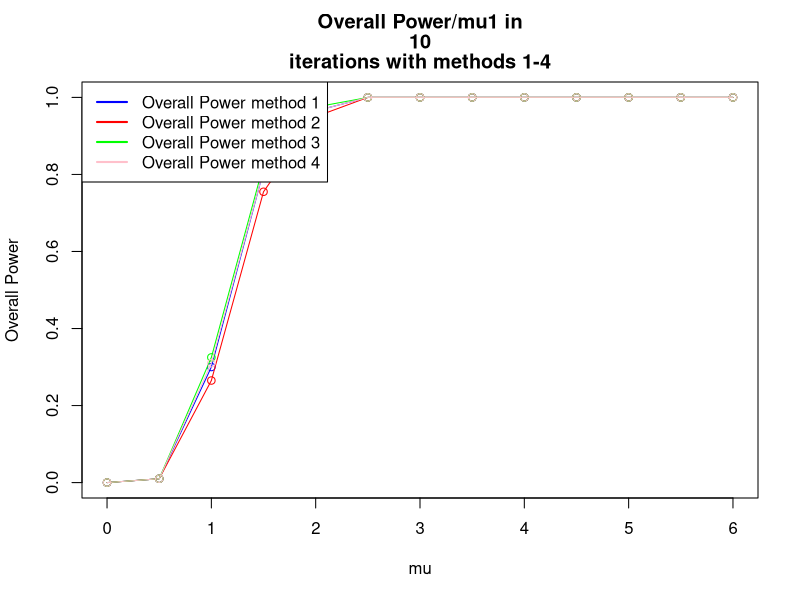
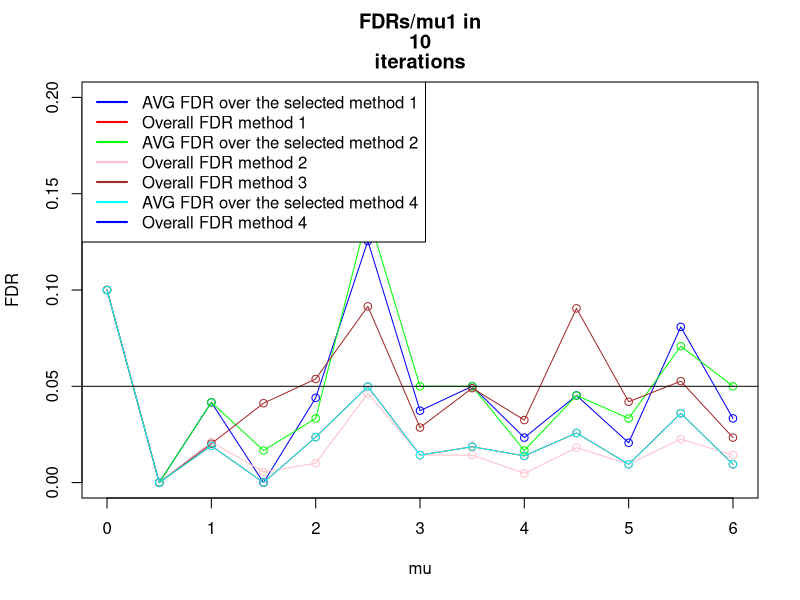
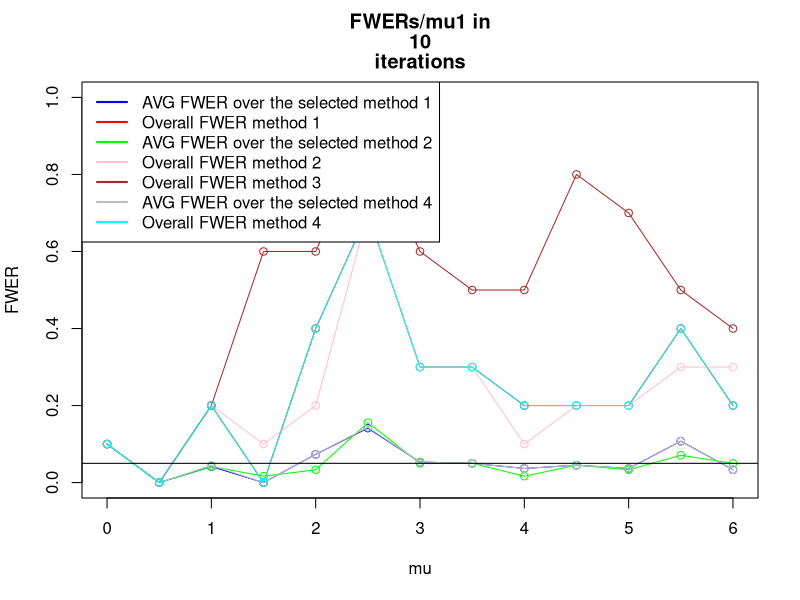
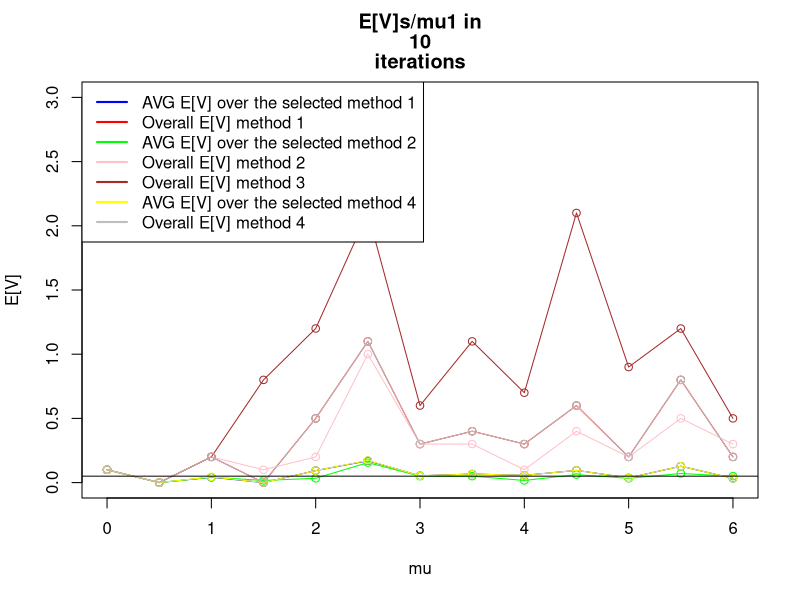
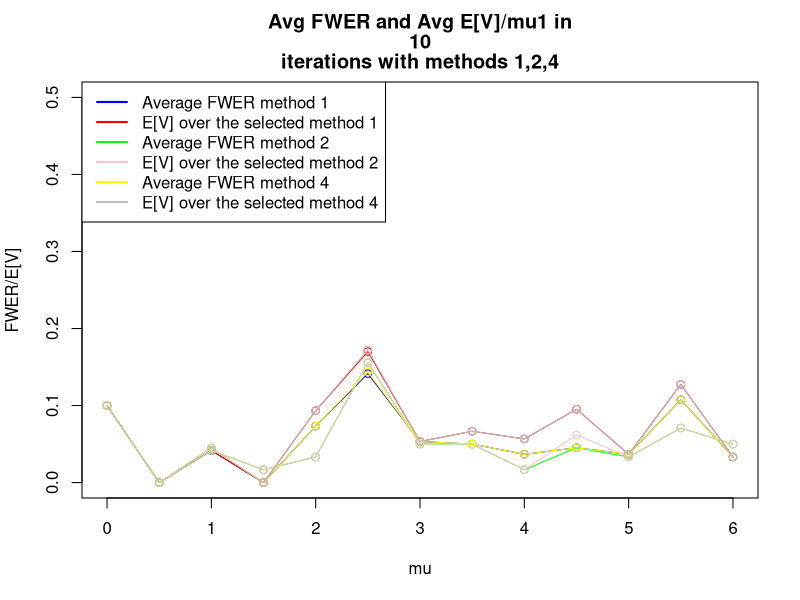

Generate these figures, in order, with R: (Note: this script raises an error after producing the figures.)
iteration <- setClass ("iteration",
                       #Data structure that holds data regarding a certain iteration (=manipulation of random numbers)        
                       slots=c(xbars="numeric",
                               pvals="numeric",
                               refVec="logical",
                               numOfTrues="numeric",
                               truesMu1="numeric",
                               falsesMu1="numeric",
                               size="numeric",
                               proceduresApplied= "list"
                               
                       )
)
procedure <- setClass ("procedure",
                       #a data structure holding the results of certain procedure applied to an iteration
                       
                       slots=c(procedureName="function",
                               rejects="list",
                               fr="numeric",
                               power="numeric",
                               fdr="numeric",
                               fwer="numeric"
                       )
)

calcSimesPVals<- function (PVals){
  min(p.adjust(PVals, method="BH"))
}

calcPower<-function (rejectsLength, falseRejections, size,numOfFalseH0sInRef,details=FALSE){
  #returns num of  true rejections divided by the number of planned rejections
  if (details==TRUE){
    print ("POWER CALC:")
    print (c("rejects:", rejectsLength))
    print (c("fr:", falseRejections))
    print (c("size:", size))
    print (c("numOfFalseH0sInRef:", numOfFalseH0sInRef))
    print (c("Power",(rejectsLength-falseRejections)/(size-numOfFalseH0sInRef)))
  }
  return ((rejectsLength-falseRejections)/(size-numOfFalseH0sInRef))
}

calcFDR<- function (rejects,falseRejections){
  if (rejects$length==0) return (0)
  else 
    return (falseRejections/rejects$length)
}

calcFWER<- function (rejects, falseRejections){
  if (rejects$length==0)
    return (0)
  if (falseRejections>0) 
    return (1)
  if (falseRejections==0) 
    return (0)
}

countFalseFamilyRejections <- function (rejects, numOfSignalFamilies){
  if (rejects$length==0){ #if there were no rejects at all
    return (0)
  }
  return (length(which(rejects$ix>numOfSignalFamilies)))
}

countFalseRejections<-function (rejects , refVec){
  if (rejects$length==0){ #if there were no rejects at all
    return (0)
  }
  
  fr<-0 #false rejections counter
  for (i in 1:rejects$length){ # count num of false rejects
    #     print (refVec)
    if (refVec[rejects$ix[i]]==FALSE) { #if the rejection was false
      fr<-fr+1
    }
  }
  return (fr) 
}

SelectFamiliesBH<-function (familiesSimesPVals){
  #b<-p.adjust(familiesSimesPVals,method="BH")
  #return (which(b<0.05))
  #print ("SELECT: ")
  #print (Preject(familiesSimesPVals))
  #print ("BH SELECT")
  return (Preject(method="BH", pvals=familiesSimesPVals))
  
}  
#return Array of Selected Families and old ixs


OverallBHSelectedFamilies<-function (jointRejects){
  newIXs<-unique(as.integer((jointRejects$ix-1)/10))+1
  return (list ("length"=length(newIXs), "ix"=newIXs))
  
}


rejectTukey <- function (xbars,S,groupSize,qStar){
  statistics=as.numeric(dist(xbars)/sqrt(S/groupSize))
  b<-which(statistics>=qStar)
  
  #   print (statistics)
  #   print ("Q*")
  #   print (qStar)
  #   print (list("length"=length(b), "ix"=b))
  return (list("length"=length(b), "ix"=b))
}

Preject <- function (method="BH", pvals=c(0), details=FALSE, alpha =0.05){
  a<-p.adjust(p=pvals,method=method)
  #   print (a)
  b<- which(a<alpha)
  return (list ("length"=length(b), "ix"=b))
}

calcTukeyPVal <-function(xbars,S,groupSize, numOfGroups){
  pval<- 1-ptukey(q=max(dist(xbars))/sqrt(S/groupSize), 
                  nmeans=numOfGroups ,df=numOfGroups * (groupSize-1))
  return (pval)
}

calcPairwisePVals <-function (xbars,S,groupSize, numOfGroups,i=1,details=FALSE){
  ##useful for method C phase 2
  pvals=2*(1-pt(q=dist(xbars)/sqrt(2*S[i]/groupSize),
                df= numOfGroups*(groupSize-1)))
  if (details==TRUE){
    print (c("PAIRWISE", pvals))
    print (as.numeric(pvals))
  }
  #   readline()
  return (as.numeric(pvals))
}

getRandomXBars <-function (size, numOfTrues, truesMu1=0, falsesMu1, sd=1){
  xbar<- rep(NA,size) #init xbar
  xbar[1:numOfTrues]<- (rnorm(n=numOfTrues,mean=truesMu1,sd=sd)) 
  #define the null first families
  xbar[(numOfTrues+1):size]<- (rnorm(n=size-numOfTrues,mean=falsesMu1,sd=sd)) 
  #define the non-null last families   
  #   print (xbar)
  #   readline()
  return (xbar)
}
setDesVector <-function (size, numOfZeros,mu=4){
  a<-rep(0,numOfZeros)
  b<-rep(mu,size-numOfZeros)
  return (c(a,b))
}

setRefVectorBig <-function(size, numOfZeros,mu){
  DesVector<-setDesVector(size,numOfZeros,mu)
  #   print ("DesVector:")
  #   print (DesVector)
  return (as.logical(dist(DesVector)))
}

# this method works only for numOfGroups=3, setRefVectorBig does this right for larger sizes
# setRefVector <- function (size, numOfTrues){
#   #initialize reference vector
#   refvec<-rep (NA,size)
#   refvec[1:numOfTrues]<- TRUE # these will be true discoveries
#   refvec[(numOfTrues+1):size]<- FALSE # these will be False Discoveries
#   return (refvec)
# }


#method A(3): Overall BH (one level)
#method B(2): QTukey Statistics (2 levels) 1: TukeyPval , 2: QTukey Stat
#method C(1): BH with pairwise Pval (2 levels) 1: TukeyPVal, 2:Pairwise PVal
#method 4: To be added later - currently empty

#this algorithm builds "numOfFamilies" families, each family of size "numOfGroups",
#with "numOfTrues" trues and the rest of the families are false, with "numOfSignalFamilies"
#families in which there 
#is signal (=numOfTrues is used), and the rest of the families are with no signal (all mus are 0)
#then uses 3 different methods to reject.
tukeyTest2 <-function(n=10000, numOfFamilies=40, numOfGroups=3, numOfTrues=1, numOfSignalFamilies=5,
                      minMu1=0, maxMu1=4, interval=0.5, alpha=0.05, groupSize=16,details=FALSE){
  
  #definition of constant df
  df=numOfGroups*(groupSize-1) #calculate degs of freedom
  
  #define constant methodnames
  METHOD_NAMES=rbind("QTukey Stat", "Pairwise", "Overall BH", "BH BH(Simes)")
  
  #decleration of matrices to keep means, size is # of methods * the number of mu values 
  OvrPowerMeans<-matrix(0,4,(maxMu1-minMu1)/interval+1)
  AVGPowerMeans<-matrix(0,4,(maxMu1-minMu1)/interval+1)
  AVGFDRMeans<-matrix(0,4,(maxMu1-minMu1)/interval+1)
  OvrFDRMeans<-matrix(0,4,(maxMu1-minMu1)/interval+1)
  AVGFWERMeans<-matrix(0,4,(maxMu1-minMu1)/interval+1)
  OvrFWERMeans<-matrix(0,4,(maxMu1-minMu1)/interval+1)
  OvrFRMeans<-matrix(0,4,(maxMu1-minMu1)/interval+1)
  AVGFRMeans<-matrix(0,4,(maxMu1-minMu1)/interval+1)
  
  FAMILYpowerMeans<-matrix(0,4,(maxMu1-minMu1)/interval+1)
  FAMILYFDRMeans<-matrix(0,4,(maxMu1-minMu1)/interval+1)
  FAMILYFWERMeans<-matrix(0,4,(maxMu1-minMu1)/interval+1)
  
  #declration of matrices to keep s.deviation, size is # of methods * the number of mu values 
  OvrPowerSD<-matrix(0,4,(maxMu1-minMu1)/interval+1)
  AVGPowerSD<-matrix(0,4,(maxMu1-minMu1)/interval+1)
  AVGFDRSD<-matrix(0,4,(maxMu1-minMu1)/interval+1)
  OvrFDRSD<-matrix(0,4,(maxMu1-minMu1)/interval+1)
  AVGFWERSD<-matrix(0,4,(maxMu1-minMu1)/interval+1)
  OvrFWERSD<-matrix(0,4,(maxMu1-minMu1)/interval+1)
  OvrFRSD<-matrix(0,4,(maxMu1-minMu1)/interval+1)
  AVGFRSD<-matrix(0,4,(maxMu1-minMu1)/interval+1)
  
  FAMILYpowerSD<-matrix(0,4,(maxMu1-minMu1)/interval+1)
  FAMILYFDRSD<-matrix(0,4,(maxMu1-minMu1)/interval+1)
  FAMILYFWERSD<-matrix(0,4,(maxMu1-minMu1)/interval+1)
  #   PowerOutput<-list()
  
  for (mu in seq(minMu1,maxMu1,interval)){
    
    #matrices for each mu1
    TotalAVGFDR<-matrix(0,4,n)
    TotalAVGFWER<-matrix(0,4,n)
    TotalAVGPower<-matrix(0,4,n)
    TotalOvrFWER<-matrix(0,4,n)
    TotalOvrPower<-matrix(0,4,n)
    TotalAVGFR<-matrix(0,4,n)
    TotalOvrFR<-matrix(0,4,n)
    TotalOvrFDR<-matrix(0,4,n)
    FAMILYpower<-matrix(0,4,n)
    FAMILYFDR<-matrix(0,4,n)
    FAMILYFWER<-matrix(0,4,n)
    FAMILYFR<-matrix(0,4,n)
    
    print (mu)
    #     readline()
    
    #each iteration
    for (iters in 1:n){
      #       print (c("iter:" ,iters))
      
      #setup  of variables
      familyArray= list(numOfFamilies);
      familiesTukeyPVals = numeric(numOfFamilies);
      familiesSimesPVals = numeric(numOfFamilies);
      
      SelectedFamilies<-list(0);
      OverallRejectsLength<-numeric(4) # 4 slots for each method B/C/*/4
      OverallFR <- numeric(4)
      FDRSum <-numeric(4)
      FWERSum <- numeric(4)
      POWERSum <- numeric(4)
      
      jointFamily <- new ("iteration",
                          size=choose(numOfGroups,2)*numOfFamilies,
                          numOfTrues=0+
                            #num of true hypotheses in the no signal zone
                            numOfSignalFamilies*(numOfGroups-1),
                          #num of true hypotheses in the signal zone
                          falsesMu1=mu
      )
      #       print (jointFamily)
      #       readline()
      ##init variance vector
      S=rchisq(n=numOfFamilies,df=df)/df
      
      for (i in 1:numOfFamilies){
        
        familyArray[[i]]= new ("iteration",
                               size=choose (numOfGroups,2),
                               numOfTrues=numOfTrues, #=1
                               falsesMu1=mu
        ) #init family
        
        
        if (i<=numOfSignalFamilies){ #first 5 families with signal
          familyArray[[i]]@refVec=setRefVectorBig(
            size=numOfGroups,
            numOfZeros=numOfGroups-numOfTrues,
            mu=mu)
          #           print ("Reference vector:")
          #           print (familyArray[[i]]@refVec)
          #build reference Vector
          familyArray[[i]]@xbars=getRandomXBars(size=numOfGroups,
                                                numOfTrues=numOfGroups-1,
                                                falsesMu1=mu,
                                                sd=sqrt(1/groupSize))
        }
        else { #35 families no signal
          familyArray[[i]]@refVec=setRefVectorBig(
            size=numOfGroups,
            numOfZeros=numOfGroups,
            mu=mu)
          
          #build reference Vector (we set numOfTrues as 1 and falsesMu1 as 0 so that all xbars are
          #generated around 0, the value of numOfTrues doesnt matter here)
          familyArray[[i]]@xbars=getRandomXBars(size=numOfGroups,
                                                numOfTrues=1,
                                                falsesMu1=0,
                                                sd=sqrt(1/groupSize))
        }
        #                             print ("Reference vector:")
        #                             print (familyArray[[i]]@refVec)
        if (details==TRUE){
          #                    print (i)
          #                    print (familyArray[[i]]@xbars)         
        } #end details print
        
        familyArray[[i]]@pvals=calcPairwisePVals(familyArray[[i]]@xbars,
                                                 S,
                                                 groupSize,
                                                 numOfGroups,
                                                 i=i,
                                                 details=FALSE)
        #        readline()
        #calc Pairwise PVals for Method C(1)
        
        familyArray[[i]]@proceduresApplied=append(familyArray[[i]]@proceduresApplied,
                                                  new ("procedure"))
        familyArray[[i]]@proceduresApplied=append(familyArray[[i]]@proceduresApplied,
                                                  new ("procedure"))
        familyArray[[i]]@proceduresApplied=append(familyArray[[i]]@proceduresApplied,
                                                  new ("procedure"))
        familyArray[[i]]@proceduresApplied=append(familyArray[[i]]@proceduresApplied,
                                                  new ("procedure"))
        familiesTukeyPVals[i]=calcTukeyPVal(familyArray[[i]]@xbars
                                            ,S[i],groupSize, numOfGroups)
        familiesSimesPVals[i]=calcSimesPVals(familyArray[[i]]@pvals)
        
        #calc Tukey PVals for method B(2)
        
        #         print (c("family tukey pval", i, familiesTukeyPVals[i]))
        
        #add to jointFamily for methods 3-4
        jointFamily@refVec=append(jointFamily@refVec,familyArray[[i]]@refVec)
        jointFamily@xbars=append(jointFamily@xbars,familyArray[[i]]@xbars)
        jointFamily@pvals=append(jointFamily@pvals,familyArray[[i]]@pvals)
        jointFamily@proceduresApplied=append(familyArray[[i]]@proceduresApplied,
                                             new ("procedure"))
        jointFamily@proceduresApplied=append(familyArray[[i]]@proceduresApplied,
                                             new ("procedure"))
      } #end for i
      
      if (details==TRUE){
        #         print (jointFamily)
        #         print (familiesSimesPVals)
        #         readline()
      }
      
      #method B,C step 1: select interesting families using BH
      SelectedFamilies[[1]]<-SelectFamiliesBH(familiesTukeyPVals)
      SelectedFamilies[[2]]<-SelectedFamilies[[1]] #for this stage selection for both methods is the same
      qStar=qtukey(p=1-alpha*SelectedFamilies[[1]]$length/numOfFamilies,
                   nmeans=numOfGroups,df=df)
      SelectedFamilies[[4]]<-SelectFamiliesBH(familiesSimesPVals)
      #method 3 - overall BH - take joint family and reject in it using BH
      jointFamily@proceduresApplied[[1]]@rejects=Preject(method="BH", pvals=jointFamily@pvals, alpha=0.05)
      
      SelectedFamilies[[3]]<-OverallBHSelectedFamilies(jointFamily@proceduresApplied[[1]]@rejects)
      #       print (familyArray[[i]]@pvals, qStar)
      #       print ("SELECTS FROM METHOD 4")
      #       print (SelectedFamilies[[4]])
      #             readline()
      
      #calc Family Stats:
      for (methodix in 1:4){
        FAMILYFR[methodix,iters]<-countFalseFamilyRejections(SelectedFamilies[[methodix]],numOfSignalFamilies)
        
        FAMILYpower[methodix,iters]<-calcPower(rejects=SelectedFamilies[[methodix]]$length,
                                               falseRejections=FAMILYFR[methodix,iters],
                                               size=numOfFamilies,
                                               numOfFalseH0sInRef=numOfFamilies-numOfSignalFamilies,
                                               details=FALSE
        ) 
        FAMILYFDR[methodix,iters]<-calcFDR(rejects=SelectedFamilies[[methodix]],falseRejections=FAMILYFR[methodix,iters])
        FAMILYFWER[methodix,iters]<-calcFWER(rejects=SelectedFamilies[[methodix]],falseRejections=FAMILYFR[methodix,iters])
        
        if (details==TRUE){
          print (c("FAMILY POWER",methodix, FAMILYpower[methodix,iters]))
          print (c("FAMILY FR",methodix, FAMILYFR[methodix,iters]))
          print (c("FAMILY FDR",methodix, FAMILYFDR[methodix,iters]))
          print (c("FAMILY FWER",methodix, FAMILYFWER[methodix,iters]))
        }
      }
      
      
      ##method 1/2/4 step 2: #process BH/QTukey on selected families
      for (methodix in 1:4){ #run through methods
        
        #         print (c("METHOD:", methodix))
        if (SelectedFamilies[[methodix]]$length>0){   #if there are any selected families
          for (i in 1:SelectedFamilies[[methodix]]$length){ #run thru selected families
            
            if (methodix==1 || methodix==4){
              #method 1=method C
              #method 4= BH BH (simes)
              #print ("1")
              # reject inside the selected families with BH alpha=0.05*r/m
              familyArray[[SelectedFamilies[[methodix]]$ix[i]]]@proceduresApplied[[methodix]]@rejects<-
                Preject(method="BH", pvals=familyArray[[SelectedFamilies[[methodix]]$ix[i]]]@pvals, 
                        alpha=alpha*SelectedFamilies[[methodix]]$length/numOfFamilies)
            }
            if (methodix==2){
              #methodB
              #print ("2")
              # reject inside the selected families with QTUKEY threshold
              familyArray[[SelectedFamilies[[methodix]]$ix[i]]]@proceduresApplied[[2]]@rejects<-
                rejectTukey( familyArray[[SelectedFamilies[[methodix]]$ix[i]]]@xbars,
                             S[SelectedFamilies[[methodix]]$ix[i]],
                             groupSize,
                             qStar)
              #               print (dist(familyArray[[SelectedFamilies[[methodix]]$ix[i]]]@xbars))
              #               print (familyArray[[SelectedFamilies[[methodix]]$ix[i]]]@refVec)
              #               readline()
            }
            
            if (methodix==3){
              #               for (reject in 1:jointFamily@proceduresApplied[[methodix-2]]@rejects$length){
              #                  rejFamily<-jointFamily@proceduresApplied[[methodix-2]]@rejects$ix[reject]/10
              #                  SelectedFamilies[[3]]<-append(SelectedFamilies[[3]])
              #                  
              #               }
              familyNum<-SelectedFamilies[[methodix]]$ix[i]
              #               print (SelectedFamilies[[methodix]]$ix)
              #               print (c("familynum", familyNum))
              m3rejects<-jointFamily@proceduresApplied[[1]]@rejects$ix
              #               print (m3rejects)
              #             
              m3rejects<-m3rejects[m3rejects> (familyNum-1)*10 &
                                     m3rejects<= (familyNum)*10] -(familyNum-1)*10
              #               print ("after modulus")
              #               print (m3rejects)
              # #               m3rejects<-m3rejects-(familyNum-1)*10
              #               print ("Method 3 rejects")
              #               print(m3rejects)
              #                                
              familyArray[[SelectedFamilies[[methodix]]$ix[i]]]@proceduresApplied[[methodix]]@rejects<-
                list("length"=length(m3rejects), "ix"=m3rejects)
              
              
              #calc stats for joint family
              jointFamily@proceduresApplied[[methodix-2]]@fr=countFalseRejections(jointFamily@proceduresApplied[[methodix-2]]@rejects,jointFamily@refVec)
              jointFamily@proceduresApplied[[methodix-2]]@power=calcPower(jointFamily@proceduresApplied[[methodix-2]]@rejects$length,
                                                                          jointFamily@proceduresApplied[[methodix-2]]@fr, jointFamily@size, jointFamily@size-jointFamily@numOfTrues)
              jointFamily@proceduresApplied[[methodix-2]]@fdr=calcFDR(jointFamily@proceduresApplied[[methodix-2]]@rejects,
                                                                      jointFamily@proceduresApplied[[methodix-2]]@fr)
              jointFamily@proceduresApplied[[methodix-2]]@fwer=calcFWER(jointFamily@proceduresApplied[[methodix-2]]@rejects, 
                                                                        jointFamily@proceduresApplied[[methodix-2]]@fr)
              
              TotalOvrFDR[methodix,iters]=jointFamily@proceduresApplied[[methodix-2]]@fdr
              TotalOvrFWER[methodix,iters]=jointFamily@proceduresApplied[[methodix-2]]@fwer      		
              TotalOvrFR[methodix,iters]=jointFamily@proceduresApplied[[methodix-2]]@fr
              TotalOvrPower[methodix,iters]=jointFamily@proceduresApplied[[methodix-2]]@power						
            }
            
            #calc frs,power,fdr,fwer for the ith selectedfamily
            familyArray[[SelectedFamilies[[methodix]]$ix[i]]]@proceduresApplied[[methodix]]@fr=
              countFalseRejections(
                familyArray[[SelectedFamilies[[methodix]]$ix[i]]]@proceduresApplied[[methodix]]@rejects,
                familyArray[[SelectedFamilies[[methodix]]$ix[i]]]@refVec)
            
            familyArray[[SelectedFamilies[[methodix]]$ix[i]]]@proceduresApplied[[methodix]]@power=
              calcPower(familyArray[[SelectedFamilies[[methodix]]$ix[i]]]@proceduresApplied[[methodix]]@rejects$length,
                        familyArray[[SelectedFamilies[[methodix]]$ix[i]]]@proceduresApplied[[methodix]]@fr, 
                        familyArray[[SelectedFamilies[[methodix]]$ix[i]]]@size, 
                        length(which(familyArray[[SelectedFamilies[[methodix]]$ix[i]]]@refVec==FALSE)))
            
            familyArray[[SelectedFamilies[[methodix]]$ix[i]]]@proceduresApplied[[methodix]]@fdr=
              calcFDR(familyArray[[SelectedFamilies[[methodix]]$ix[i]]]@proceduresApplied[[methodix]]@rejects,
                      familyArray[[SelectedFamilies[[methodix]]$ix[i]]]@proceduresApplied[[methodix]]@fr)
            
            familyArray[[SelectedFamilies[[methodix]]$ix[i]]]@proceduresApplied[[methodix]]@fwer=
              calcFWER(familyArray[[SelectedFamilies[[methodix]]$ix[i]]]@proceduresApplied[[methodix]]@rejects,
                       familyArray[[SelectedFamilies[[methodix]]$ix[i]]]@proceduresApplied[[methodix]]@fr)
            if (details==TRUE){ 
              print (c("Family number:", SelectedFamilies[[methodix]]$ix[i]))
              print (c("FRs:", familyArray[[SelectedFamilies[[methodix]]$ix[i]]]@proceduresApplied[[methodix]]@fr))
              print (c("FDR:", familyArray[[SelectedFamilies[[methodix]]$ix[i]]]@proceduresApplied[[methodix]]@fdr))
              print (c("FWER: ", familyArray[[SelectedFamilies[[methodix]]$ix[i]]]@proceduresApplied[[methodix]]@fwer))
              print (c("Power: ", familyArray[[SelectedFamilies[[methodix]]$ix[i]]]@proceduresApplied[[methodix]]@power))
              print (c("Rejects:", familyArray[[SelectedFamilies[[methodix]]$ix[i]]]@proceduresApplied[[methodix]]@rejects$length))
            } #end details print
            POWERSum[methodix]=POWERSum[methodix]+ familyArray[[SelectedFamilies[[methodix]]$ix[i]]]@proceduresApplied[[methodix]]@power
            FDRSum[methodix]=FDRSum[methodix]+familyArray[[SelectedFamilies[[methodix]]$ix[i]]]@proceduresApplied[[methodix]]@fdr
            FWERSum[methodix]=FWERSum[methodix]+familyArray[[SelectedFamilies[[methodix]]$ix[i]]]@proceduresApplied[[methodix]]@fwer      		
            OverallFR[methodix]=OverallFR[methodix]+familyArray[[SelectedFamilies[[methodix]]$ix[i]]]@proceduresApplied[[methodix]]@fr
            OverallRejectsLength[methodix]=OverallRejectsLength[methodix]+familyArray[[SelectedFamilies[[methodix]]$ix[i]]]@
              proceduresApplied[[methodix]]@rejects$length
            
            
          } #end for loop of i selected families     
          #           print (c("OVERALL REJECTS LENGTH method :", methodix ,OverallRejectsLength[methodix]))
          
          
          TotalAVGFDR[methodix, iters] <-FDRSum[methodix]/SelectedFamilies[[methodix]]$length
          if (is.nan(TotalAVGFDR[methodix, iters])) {
            TotalAVGFDR[methodix, iters]<-0
          }
          TotalAVGFWER[methodix, iters]<-FWERSum[methodix]/SelectedFamilies[[methodix]]$length
          if (is.nan(TotalAVGFDR[methodix, iters])) {
            TotalAVGFWER[methodix, iters]<-0
          }
          TotalAVGPower[methodix,iters]<-POWERSum[methodix]/SelectedFamilies[[methodix]]$length
          if (is.nan(TotalAVGPower[methodix, iters])) {
            TotalAVGPower[methodix, iters]<-0
          }
          #           print ("TOTAL OVR POWER CALC")
          #           print ("")
          TotalOvrPower[methodix, iters]<- calcPower(rejects=OverallRejectsLength[methodix],
                                                     falseRejections=OverallFR[methodix],
                                                     size=jointFamily@size,
                                                     numOfFalseH0sInRef=jointFamily@size-jointFamily@numOfTrues
          ) 
          
          TotalOvrFR[methodix, iters]<-OverallFR[methodix]
          TotalAVGFR[methodix, iters]<-OverallFR[methodix]/SelectedFamilies[[methodix]]$length
          
          TotalOvrFDR[methodix, iters]<- OverallFR[methodix]/OverallRejectsLength[methodix]
          if (is.nan(TotalOvrFDR[methodix, iters])) {
            TotalOvrFDR[methodix, iters]<-0
          }
          
          TotalOvrFWER[methodix, iters]<-sign(TotalOvrFDR[methodix, iters])
          if (is.nan(TotalOvrFWER[methodix, iters])) {
            TotalOvrFWER[methodix, iters]<-0
          }
          
          print (c("Iteration:", iters, "mu1:", mu, "method:", methodix))
          print (c("Average FDR:", FDRSum[methodix]/SelectedFamilies[[methodix]]$length))
          print (c("Overall FDR: ",  OverallFR[methodix]/OverallRejectsLength[methodix]))
          print (c("Average FWER: ", FWERSum[methodix]/SelectedFamilies[[methodix]]$length))
          print (c("Overall FR: ", OverallFR[methodix]))
          print (c("Interesting Families () are",SelectedFamilies[[methodix]]))
          #readline()
          
          
        } #end if selected families exist
        else {
          #"no selected families in iteration - all stats  are 0"
          #           print ("no families selected")
          TotalAVGPower[methodix,iters]<-0
          TotalAVGFDR[methodix,iters]<-0
          TotalAVGFWER[methodix,iters]<-0
          TotalOvrFWER[methodix,iters]<-0
          TotalOvrPower[methodix,iters]<-0
          TotalOvrFR[methodix,iters]<-0
          TotalAVGFR[methodix,iters]<-0
          TotalOvrFDR[methodix,iters]<-0
        }
      } #end for methodix
      
      
      
      #			print ("TOTAL OVR FDR")
      #			print (TotalOvrFDR)
    } #end n for - iterations
    
    #print ("Total AVG FDR")
    #print (mean(TotalAVGFDR))
    #print ("Total AVG FWER")
    #print (mean(TotalAVGFWER))
    #print ("Total Ovr FR")
    #print (mean(TotalOvrFR))
    #print ("Total OVr FDR")
    #print (mean(TotalOvrFDR))
    
    for (methodix in 1:4){
      #calc final means
      AVGFDRMeans[methodix,(mu-minMu1)/interval+1]<-mean(TotalAVGFDR[methodix,])
      AVGFWERMeans[methodix,(mu-minMu1)/interval+1]<-mean(TotalAVGFWER[methodix,])
      AVGFRMeans[methodix,(mu-minMu1)/interval+1]<-mean(TotalAVGFR[methodix,])
      AVGPowerMeans[methodix,(mu-minMu1)/interval+1]<-mean(TotalAVGPower[methodix,])
      
      OvrPowerMeans[methodix,(mu-minMu1)/interval+1]<-mean(TotalOvrPower[methodix,])
      OvrFDRMeans[methodix,(mu-minMu1)/interval+1]<-mean(TotalOvrFDR[methodix,])
      OvrFWERMeans[methodix,(mu-minMu1)/interval+1]<-mean(TotalOvrFWER[methodix,])
      OvrFRMeans[methodix,(mu-minMu1)/interval+1]<-mean(TotalOvrFR[methodix,])
      
      FAMILYFDRMeans[methodix,(mu-minMu1)/interval+1]<-mean(FAMILYFDR[methodix,])
      FAMILYFWERMeans[methodix,(mu-minMu1)/interval+1]<-mean(FAMILYFWER[methodix,])
      FAMILYpowerMeans[methodix,(mu-minMu1)/interval+1]<-mean(FAMILYpower[methodix,])
      #calc final SDs
      AVGFDRSD[methodix,(mu-minMu1)/interval+1]<-sd(TotalAVGFDR[methodix,])
      OvrPowerSD[methodix,(mu-minMu1)/interval+1] <-sd(TotalOvrPower[methodix,])   
      AVGFWERSD[methodix,(mu-minMu1)/interval+1]<-sd(TotalAVGFWER[methodix,])
      AVGFRSD[methodix,(mu-minMu1)/interval+1]<-sd(TotalAVGFR[methodix,])
      
      OvrPowerSD[methodix,(mu-minMu1)/interval+1]<-sd(TotalOvrPower[methodix,])
      OvrFDRSD[methodix,(mu-minMu1)/interval+1]<-sd(TotalOvrFDR[methodix,])
      OvrFWERSD[methodix,(mu-minMu1)/interval+1]<-sd(TotalOvrFWER[methodix,])
      OvrFRSD[methodix,(mu-minMu1)/interval+1]<-sd(TotalOvrFR[methodix,])
      
      FAMILYFDRSD[methodix,(mu-minMu1)/interval+1]<-sd(FAMILYFDR[methodix,])
      FAMILYFWERSD[methodix,(mu-minMu1)/interval+1]<-sd(FAMILYFWER[methodix,])
      FAMILYpowerSD[methodix,(mu-minMu1)/interval+1]<-sd(FAMILYpower[methodix,])
      
      #			print ('Ovr fdrmeans')
      #			print (OvrFDRMeans)
      
    } #end methodix for 
    #     PowerOutput[[(mu-minMu1)/interval+1]]=TotalOvrPower
  } #end mu for
  
  
  
  #	print (OvrFDRMeans[1,])
  #	print (OvrFDRMeans[2,])
  #	print (AVGFDRMeans[1,])
  #	print (AVGFDRMeans[2,])
  #	
  
  plot (seq(minMu1,maxMu1,interval),OvrPowerMeans[1,], 
        col="blue", ylim=c(0,1),xlab= "mu", ylab= "Overall Power",
        main =c("Overall Power/mu1 in", n, "iterations with methods 1-4"), type="o")
  lines (seq(minMu1,maxMu1,interval),OvrPowerMeans[2,], col="red", type="o")
  lines (seq(minMu1,maxMu1,interval),OvrPowerMeans[3,], col="green", type="o")
  lines (seq(minMu1,maxMu1,interval),OvrPowerMeans[4,], col="pink", type="o")
  
  
  legend("topleft", 
         legend= c("Overall Power method 1", "Overall Power method 2", 
                   "Overall Power method 3","Overall Power method 4"), 
         lty=c(1,1,1,1),
         lwd=c(2,2,2,2),
         col=c("blue","red", "green", "pink")
  )
  plot (seq(minMu1,maxMu1,interval),AVGFDRMeans[1,], 
        col="blue", ylim=c(0,0.2),xlab= "mu", ylab= "FDR",
        main =c("FDRs/mu1 in", n, "iterations"), type="o")
  lines (seq(minMu1,maxMu1,interval),OvrFDRMeans[1,], col="red", type="o")
  lines (seq(minMu1,maxMu1,interval),AVGFDRMeans[2,], col="green", type="o")
  lines (seq(minMu1,maxMu1,interval),OvrFDRMeans[2,], col="pink", type="o")
  lines (seq(minMu1,maxMu1,interval),OvrFDRMeans[3,], col="brown", type="o")
  lines (seq(minMu1,maxMu1,interval),OvrFDRMeans[4,], col="cyan", type="o")
  abline (h=0.05, col="black")
  
  legend("topleft", 
         legend= c("AVG FDR over the selected method 1", "Overall FDR method 1",
                   "AVG FDR over the selected method 2", "Overall FDR method 2", 
                   "Overall FDR method 3",
                   "AVG FDR over the selected method 4", "Overall FDR method 4" ), 
         lty=c(1,1,1,1),
         lwd=c(2,2,2,2),
         col=c("blue","red", "green", "pink", "brown","cyan")
  )
  plot (seq(minMu1,maxMu1,interval),AVGFWERMeans[1,], 
        col="blue", ylim=c(0,1),xlab= "mu", ylab= "FWER",
        main =c("FWERs/mu1 in", n, "iterations"), type="o")
  lines (seq(minMu1,maxMu1,interval),OvrFWERMeans[1,], col="red", type="o")
  lines (seq(minMu1,maxMu1,interval),AVGFWERMeans[2,], col="green", type="o")
  lines (seq(minMu1,maxMu1,interval),OvrFWERMeans[2,], col="pink", type="o")
  lines (seq(minMu1,maxMu1,interval),OvrFWERMeans[3,], col="brown", type="o")
  lines (seq(minMu1,maxMu1,interval),AVGFWERMeans[4,], col="grey", type="o")
  lines (seq(minMu1,maxMu1,interval),OvrFWERMeans[4,], col="cyan", type="o")
  abline (h=0.05, col="black")
  
  legend("topleft", 
         legend= c("AVG FWER over the selected method 1", "Overall FWER method 1",
                   "AVG FWER over the selected method 2", "Overall FWER method 2", 
                   "Overall FWER method 3", 
                   "AVG FWER over the selected method 4","Overall FWER method 4"), 
         lty=c(1,1,1,1),
         lwd=c(2,2,2,2),
         col=c("blue","red", "green", "pink", "brown","grey", "cyan")
  )
  
  plot (seq(minMu1,maxMu1,interval),AVGFRMeans[1,], 
        col="blue", ylim=c(0,3),xlab= "mu", ylab= "E[V]",
        main =c("E[V]s/mu1 in", n, "iterations"), type="o")
  lines (seq(minMu1,maxMu1,interval),OvrFRMeans[1,], col="red", type="o")
  lines (seq(minMu1,maxMu1,interval),AVGFRMeans[2,], col="green", type="o")
  lines (seq(minMu1,maxMu1,interval),OvrFRMeans[2,], col="pink", type="o")
  lines (seq(minMu1,maxMu1,interval),OvrFRMeans[3,], col="brown", type="o")
  lines (seq(minMu1,maxMu1,interval),AVGFRMeans[4,], col="yellow", type="o")
  lines (seq(minMu1,maxMu1,interval),OvrFRMeans[4,], col="grey", type="o")
  abline (h=0.05, col="black")
  
  legend("topleft", 
         legend= c("AVG E[V] over the selected method 1", "Overall E[V] method 1", 
                   "AVG E[V] over the selected method 2", "Overall E[V] method 2", 
                   "Overall E[V] method 3",
                   "AVG E[V] over the selected method 4", "Overall E[V] method 4"), 
         lty=c(1,1,1,1),
         lwd=c(2,2,2,2),
         col=c("blue","red", "green", "pink", "brown","yellow","grey")
  )
  plot (seq(minMu1,maxMu1,interval),AVGFWERMeans[1,] , col="blue", ylim=c(0,0.5),
        ylab="FWER/E[V]", xlab="mu",
        main =c("Avg FWER and Avg E[V]/mu1 in", n, "iterations with methods 1,2,4"), type="o")
  #    readline()
  lines (seq(minMu1,maxMu1,interval),AVGFRMeans[1,], col="red", type="o")
  lines (seq(minMu1,maxMu1,interval),AVGFWERMeans[2,], col="green", type="o")
  lines (seq(minMu1,maxMu1,interval),AVGFRMeans[2,], col="pink", type="o")
  lines (seq(minMu1,maxMu1,interval),AVGFWERMeans[4,], col="yellow", type="o")
  lines (seq(minMu1,maxMu1,interval),AVGFRMeans[4,], col="grey", type="o")
  legend("topleft", 
         legend= c("Average FWER method 1","E[V] over the selected method 1",
                   "Average FWER method 2","E[V] over the selected method 2",
                   "Average FWER method 4","E[V] over the selected method 4"), 
         lty=c(1,1,1,1),
         lwd=c(2,2,2,2),
         col=c("blue","red", "green", "pink","yellow","grey")
  )
  
  #change column names in table
  colnames(OvrPowerMeans)<-seq(minMu1,maxMu1,interval)
  colnames(AVGPowerMeans)<-seq(minMu1,maxMu1,interval)
  colnames(OvrFDRMeans)<-seq(minMu1,maxMu1,interval)
  colnames(AVGFDRMeans)<-seq(minMu1,maxMu1,interval)
  colnames(OvrFWERMeans)<-seq(minMu1,maxMu1,interval)
  colnames(OvrFRMeans)<-seq(minMu1,maxMu1,interval)
  colnames(AVGFRMeans)<-seq(minMu1,maxMu1,interval)
  colnames(AVGFWERMeans)<-seq(minMu1,maxMu1,interval)
  colnames(FAMILYFWERMeans)<-seq(minMu1,maxMu1,interval)
  colnames(FAMILYFDRMeans)<-seq(minMu1,maxMu1,interval)
  colnames(FAMILYpowerMeans)<-seq(minMu1,maxMu1,interval)
  
  colnames(OvrPowerSD)<-seq(minMu1,maxMu1,interval)
  colnames(AVGPowerSD)<-seq(minMu1,maxMu1,interval)
  colnames(OvrFDRSD)<-seq(minMu1,maxMu1,interval)
  colnames(AVGFDRSD)<-seq(minMu1,maxMu1,interval)
  colnames(OvrFWERSD)<-seq(minMu1,maxMu1,interval)
  colnames(OvrFRSD)<-seq(minMu1,maxMu1,interval)
  colnames(AVGFRSD)<-seq(minMu1,maxMu1,interval)
  colnames(AVGFWERSD)<-seq(minMu1,maxMu1,interval)
  colnames(FAMILYFWERSD)<-seq(minMu1,maxMu1,interval)
  colnames(FAMILYFDRSD)<-seq(minMu1,maxMu1,interval)
  colnames(FAMILYpowerSD)<-seq(minMu1,maxMu1,interval)
  #   rownames(OvrPowerMeans)<-c("QTukey Stat", "Pairwise", "Overall BH", "BH BH")
    
  print ("OVERALL POWER:")
  print (OvrPowerMeans)
  print ("AVG POWER:")
  print (AVGPowerMeans)
  print ("AVG FDR:")
  print( AVGFDRMeans)
  print ("OVERALL FDR:")
  print( OvrFDRMeans)
  print ("OVERALL FWER:")
  print(OvrFWERMeans)
  print ("OVERALL E[V]:")
  print(OvrFRMeans)
  print ("AVG E[V]: ")
  print (AVGFRMeans)
  print ("AVG FWER: ")
  print (AVGFWERMeans)
  print ("FAMILY POWER:")
  print (FAMILYpowerMeans)
  print ("FAMILY FDR:")
  print (FAMILYFDRMeans)
  print ("FAMILY FWER:")
  print (FAMILYFWERMeans)
  
  print ("OVERALL POWER SD:")
  print (OvrPowerSD)
  print ("AVG POWER SD:")
  print (AVGPowerSD)
  print ("AVG FDR SD:")
  print( AVGFDRSD)
  print ("OVERALL FDR SD:")
  print( OvrFDRSD)
  print ("OVERALL FWER SD:")
  print(OvrFWERSD)
  print ("OVERALL E[V] SD:")
  print(OvrFRSD)
  print ("AVG E[V] SD: ")
  print (AVGFRSD)
  print ("AVG FWER SD: ")
  print (AVGFWERSD)
  print ("FAMILY POWER SD:")
  print (FAMILYpowerSD)
  print ("FAMILY FDR SD:")
  print (FAMILYFDRSD)
  print ("FAMILY FWER SD:")
  print (FAMILYFWERSD)
  
  #export to EXCEL MEANS
  wb<-loadWorkbook(paste("TukeyTest MEANS",Sys.Date(),"numOfGroups=",numOfGroups,"n=",n,".xls"), create = TRUE)
  
  createSheet(wb, name = "AVG FDR")
  writeWorksheet(wb, cbind(METHOD_NAMES,AVGFDRMeans), sheet = "AVG FDR")
  createSheet(wb, name = "OVERALL POWER")
  writeWorksheet(wb, cbind(METHOD_NAMES,OvrPowerMeans),  sheet = "OVERALL POWER")
  createSheet(wb, name = "OVERALL FDR")
  writeWorksheet(wb, cbind(METHOD_NAMES,OvrFDRMeans), sheet = "OVERALL FDR")
  createSheet(wb, name = "OVERALL FWER")
  writeWorksheet(wb, cbind(METHOD_NAMES,OvrFWERMeans), sheet = "OVERALL FWER")
  createSheet(wb, name = "OVERALL E(V)")
  writeWorksheet(wb, cbind(METHOD_NAMES,OvrFRMeans), sheet = "OVERALL E(V)")
  createSheet(wb, name = "AVG E(V)")
  writeWorksheet(wb, cbind(METHOD_NAMES,AVGFRMeans), sheet = "AVG E(V)")
  createSheet(wb, name = "AVG FWER")
  writeWorksheet(wb, cbind(METHOD_NAMES,AVGFWERMeans), sheet = "AVG FWER")
  
  createSheet(wb, name = "FAMILY POWER")
  writeWorksheet(wb, cbind(METHOD_NAMES,OvrPowerMeans),  sheet = "FAMILY POWER")
  createSheet(wb, name = "FAMILY FDR")
  writeWorksheet(wb, cbind(METHOD_NAMES,OvrFDRMeans), sheet = "FAMILY FDR")
  createSheet(wb, name = "FAMILY FWER")
  writeWorksheet(wb, cbind(METHOD_NAMES,OvrFWERMeans), sheet = "FAMILY FWER")
  
  saveWorkbook(wb)
  
  #export to EXCEL SDs
  wb<-loadWorkbook(paste("TukeyTest sd",Sys.Date(),"numOfGroups=",numOfGroups,"n=",n,".xls"), create = TRUE)
  
  createSheet(wb, name = "AVG FDR")
  writeWorksheet(wb, cbind(METHOD_NAMES,AVGFDRSD), sheet = "AVG FDR")
  createSheet(wb, name = "OVERALL POWER")
  writeWorksheet(wb, cbind(METHOD_NAMES,OvrPowerSD),  sheet = "OVERALL POWER")
  createSheet(wb, name = "OVERALL FDR")
  writeWorksheet(wb, cbind(METHOD_NAMES,OvrFDRSD), sheet = "OVERALL FDR")
  createSheet(wb, name = "OVERALL FWER")
  writeWorksheet(wb, cbind(METHOD_NAMES,OvrFWERSD), sheet = "OVERALL FWER")
  createSheet(wb, name = "OVERALL E(V)")
  writeWorksheet(wb, cbind(METHOD_NAMES,OvrFRSD), sheet = "OVERALL E(V)")
  createSheet(wb, name = "AVG E(V)")
  writeWorksheet(wb, cbind(METHOD_NAMES,AVGFRSD), sheet = "AVG E(V)")
  createSheet(wb, name = "AVG FWER")
  writeWorksheet(wb, cbind(METHOD_NAMES,AVGFWERSD), sheet = "AVG FWER")
  createSheet(wb, name = "FAMILY POWER")
  writeWorksheet(wb, cbind(METHOD_NAMES,OvrPowerSD),  sheet = "FAMILY POWER")
  createSheet(wb, name = "FAMILY FDR")
  writeWorksheet(wb, cbind(METHOD_NAMES,OvrFDRSD), sheet = "FAMILY FDR")
  createSheet(wb, name = "FAMILY FWER")
  writeWorksheet(wb, cbind(METHOD_NAMES,OvrFWERSD), sheet = "FAMILY FWER")
  
  saveWorkbook(wb)
  
  
  #   print(PowerOutput)
}

#tukeyTest2(n=100)
tukeyTest2(n=10, numOfGroups=5,interval=0.5, minMu1=0, maxMu1=6,details=FALSE)
